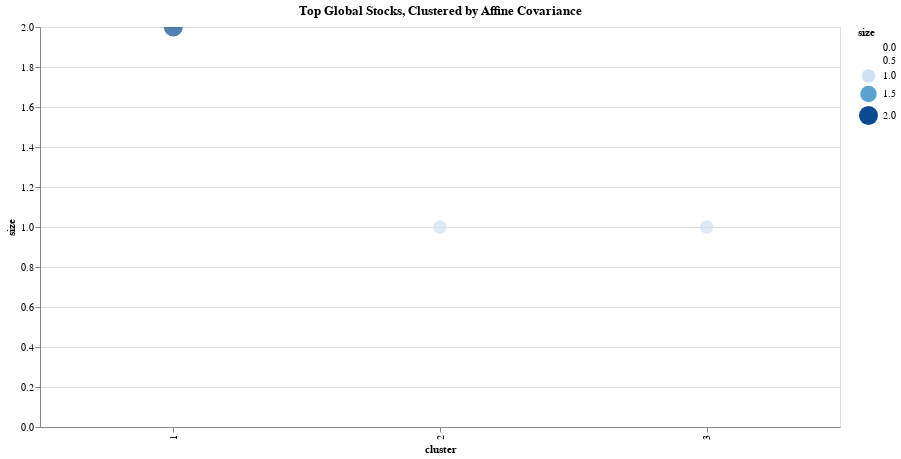

The cell this chart's notebook holds for it:
### Code cell
import altair as alt
def runCluster():
    c = alt.Chart(gdf).mark_circle(size=60).encode(
        x= alt.X('cluster:N'),
        y= alt.Y('size:Q'),
        color='size:Q',
        tooltip=['names'],
        size=alt.Size('size:Q')
    ).properties(
        width=800,
        height=400,
        title="Top Global Stocks, Clustered by Affine Covariance"
    ).interactive()
    #.configure_title("Top Global Stocks, Clustered by Affine Covariance")

    chart =c
    return chart
runCluster()

### Figure 1 — Vega-Lite specification as saved in the notebook (floating-point values rounded to 4 significant figures)
{"config": {"view": {"continuousWidth": 300, "continuousHeight": 300}}, "data": {"name": "data-b427c5f22c27df5d3f48a92485950028"}, "mark": {"type": "circle", "size": 60}, "encoding": {"color": {"field": "size", "type": "quantitative"}, "size": {"field": "size", "type": "quantitative"}, "tooltip": [{"field": "names", "type": "nominal"}], "x": {"field": "cluster", "type": "nominal"}, "y": {"field": "size", "type": "quantitative"}}, "height": 400, "params": [{"name": "param_2", "select": {"type": "interval", "encodings": ["x", "y"]}, "bind": "scales"}], "title": "Top Global Stocks, Clustered by Affine Covariance", "width": 800, "$schema": "https://vega.github.io/schema/vega-lite/v5.20.1.json", "datasets": {"data-b427c5f22c27df5d3f48a92485950028": [{"cluster": 1, "symbols": ["AMZN", "HD"], "size": 2, "names": ["AMZN", "HD"]}, {"cluster": 2, "symbols": ["INTC"], "size": 1, "names": ["INTC"]}, {"cluster": 3, "symbols": ["TGT"], "size": 1, "names": ["TGT"]}]}}
